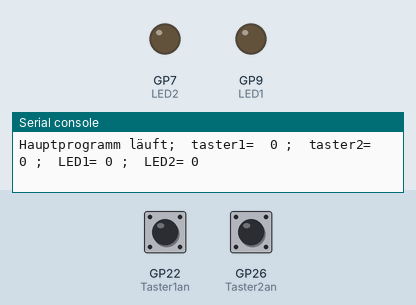
Bench run of a program on a simulated Raspberry Pi Pico running MicroPython. Shown: output pins drawn as LEDs (lit = HIGH), the last lines printed to the serial console. The inputs (shaded band) are chosen by the test bench; at power-on: GP22 (Taster1an) LOW, GP26 (Taster2an) LOW.

Above: at 1.2 s.
1.3 s: GP22 (Taster1an) pulled HIGH for 0.15 s
At 2.4 s:
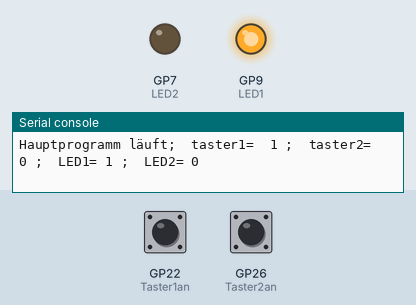
2.9 s: GP26 (Taster2an) pulled HIGH for 0.15 s
At 3.6 s:
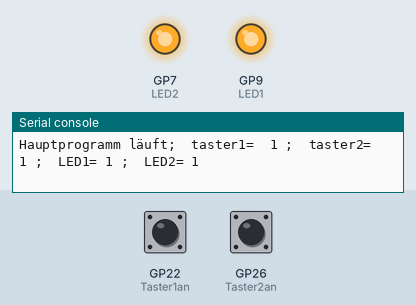
4.5 s: GP22 (Taster1an) pulled HIGH for 1 s
At 6.0 s:
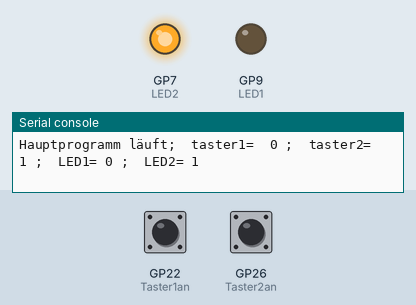
7.0 s: GP22 (Taster1an) pulled HIGH for 3.2 s
At 7.9 s:
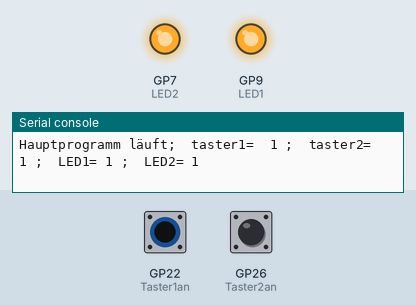
11.7 s: GP26 (Taster2an) pulled HIGH for 1 s
At 12.7 s:
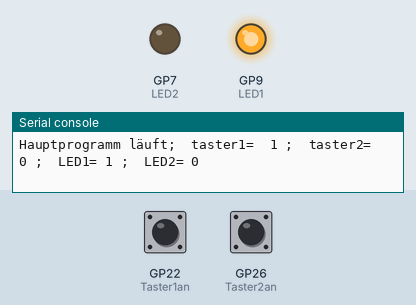
Timing chart, 0 to 14.7 s (numbered marks = the images above; inputs shaded):
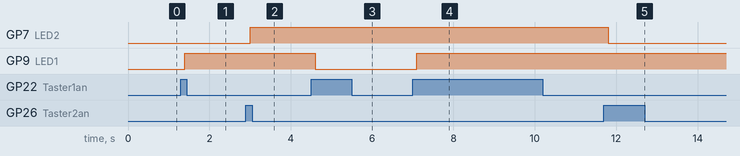

The program:

PB-02-4-10-Interrupt-Demo.py
```python
#==========================================================================
#
# PB-02-4-10-Interrupt-Demo.py
#
# 2 Taster, 2 LEDs, 2 Widerstände
#
#==========================================================================
#
#Ein-/Aus-Schalten von 2 LEDs aufgrund von Interrupts von 2 Tastern.
#
#Zweck: zeigt Komponenten der Interrupt-Steuerung (zur Weiterverwendung)
#
#
#==============================================================================================
#Ein-/Aus-Schalten von 2 LEDs aufgrund von Interrupts von 2 Tastern.
#
#Zweck: zeigt Komponenten der Interrupt-Steuerung (zur Weiterverwendung)
#==============================================================================================
#Importieren der benötigten Bibliotheken
#==============================================================================================
#Modul "machine" zur
#  * GPIO Ausgabe-Steuerung an die LEDs,
#  * GPIO Eingabe-Steuerung durch die Taster,
#  * Konfiguration der Interrupts.

import machine
#Modul "utime" zum Einbau von Verzögerungen.
import utime

#==============================================================================================
#Definieren bzw. Vorbelegen der Default-Werte
#==============================================================================================
#Default-Werte für die Taster-Variablen; "0" bedeutet ausgeschaltet, nicht gedrückt.
#Da diese Variablen zur Wert-Übergabe aus den Interrupt-Unterprogrammen genutzt werden,
#müssen sie in den Interrupt-Unterprogrammen als globale Variablen definiert werden.

taster1=0
taster2=0

#==============================================================================================
#Definieren der zu benutzenden GPIO-Pins
#==============================================================================================
#Objekt-Definition der Klasse "Pin" mit Variablen-Namen (hier "LEDx") zur Bestimmung
#  * welcher GPIO-Pin soll benutzt werden (hier GPIO "15" +"14"), und
#  * wie soll er benutzt werden (hier "Pin.OUT"), also zur Ausgabe (hier an LEDs).
#ALSO hier: LEDs an GP15 und GP14 werden zur Anzeige benutzt werden.

LED1 = machine.Pin(9, machine.Pin.OUT, value=0)
LED2 = machine.Pin(7, machine.Pin.OUT, value=0)

#Objekt-Definition der Klasse "Pin" mit Variablen-Namen (hier "Tasterxan") zur Bestimmung
#  * welcher GPIO-Pin soll benutzt werden (hier GPIO "16" +"17"), und
#  * wie soll er benutzt werden (hier "Pin.IN"), also zur Eingabe (hier durch Taster).
#  * ob "0 Volt" oder "3,3 Volt" am GPIO erwartet werden.
#    (hier: 3,3 Volt), daher hat der leerlaufende Eingang 0 Volt, was "PULL_DOWN" entspricht).
#ALSO hier: Taster an GP16 und GP17 werden zur Eingabe benutzt werden.

Taster1an = machine.Pin(22, machine.Pin.IN, machine.Pin.PULL_DOWN)
Taster2an = machine.Pin(26, machine.Pin.IN, machine.Pin.PULL_DOWN)

#==============================================================================================
#Definieren der zu benutzenden UNTERPROGRAMME
#==============================================================================================
#Definition der (hier 2) Interrupt-Unterprogramme, welche durch  Interrupt aufgerufen werden.
#Der gewählte Name beschreibt, dass das Unterprogramm durch Drücken des Tasters gestartet wird.
#Nach Durchlauf des Unterprogramms springt der Programmlauf wieder zurück an diejenige Stelle
#im Hauptprogramm, an der die Unterbrechung erfolgte und "macht" dort weiter.
#ALSO hier: wenn der Taster gedrückt wird,
#           * wird die Variable "tasterx" von 0 auf 1 bzw. von 1 auf 0 geschaltet, und
#           * wartet das Programm eine Zehntelsekunde zur Vermeidung von Taster-Prellungen.

def tast1prog(p):
    #Variablen (hier "taster1" + "taster2"), die zur Kommunikation mit dem Hauptprogramm genutzt
    #werden, müssen "global" (also in allen Programmteilen gültig und nutzbar) definiert werden.
    global taster1
    if taster1 == 1:
        taster1 = 0
        utime.sleep(0.1)
    elif taster1 == 0:
        taster1 = 1
        utime.sleep(0.1)

def tast2prog(p):
    global taster2
    if taster2 == 1:
        taster2 = 0
        utime.sleep(0.1)
    elif taster2 == 0:
        taster2 = 1
        utime.sleep(0.1)

#==============================================================================================
#Definieren des Interupt-Triggers (= Auslöser)
#==============================================================================================
#"Taster1/2an" sind erwartete GPIO-Eingänge, welche hier
#  * zum Trigger eines Interrupts definiert werden,
#  * einen Anstieg (= steigende Flanke) "RISING" also "0" auf "1" erwarten, und
#  * im Eintritts-Fall die Unterprogramme "tast1/2prog" aufrufen.

Taster1an.irq(trigger = machine.Pin.IRQ_RISING, handler = tast1prog)
Taster2an.irq(trigger = machine.Pin.IRQ_RISING, handler = tast2prog)

#==============================================================================================
# HAUPTPROGRAMM * HAUPTPROGRAMM * HAUPTPROGRAMM * HAUPTPROGRAMM * HAUPTPROGRAMM
#==============================================================================================
#Die Endlos-Schleife schaltet die jewelige LED aufgrind des Wertes der Variablen
#"tasterx" ein und aus.

while True:
    #print("Hauptprogramm läuft", "taster1= ", taster1, "taster2= ",taster2)
    if taster1 == 1:
        LED1.value(1)
    elif taster1 == 0:
        LED1.value(0)
    if taster2 == 1:
        LED2.value(1)
    elif taster2 == 0:
        LED2.value(0)
    print("Hauptprogramm läuft; ", "taster1= ", taster1,";  taster2= ",taster2, ";  LED1=", LED1.value(), ";  LED2=", LED2.value())
    utime.sleep(.1)

#==============================================================================================
# Ende HAUPTPROGRAMM * Ende HAUPTPROGRAMM * Ende HAUPTPROGRAMM * Ende HAUPTPROGRAMM * Ende
#==============================================================================================

"""
Kommentierung des Programmcodes:

    Zeile 1: Es werden die Module "machine" und "utime" importiert.
    Zeile 3-4: Es werden die Variablen "taster1" und "taster2" mit dem
        Wert 0 initialisiert.
    Zeile 6-9: Es werden die Pins für die LEDs und Taster initialisiert.
        Die Pins 15 und 14 werden als Output-Pins für die LEDs verwendet,
        die Pins 16 und 17 als Input-Pins für die Taster mit Pull-Down Widerstand.
    Zeile 11-17: Die beiden Funktionen "tast1prog" und "tast2prog" werden
        definiert. Diese Funktionen setzen die globalen Variablen "taster1" und
        "taster2" auf 1 oder 0, je nachdem ob der dazugehörige Taster gedrückt wurde.
        Zwischen den Zustandsänderungen wird eine Pause von 0.1 Sekunden eingefügt.
    Zeile 19-20: Die Interrupts für die Taster werden aktiviert und den beiden
        Funktionen "tast1prog" und "tast2prog" zugewiesen.
    Zeile 22-30: In der Endlosschleife wird abhängig vom Zustand der beiden
        Taster die entsprechende LED ein- oder ausgeschaltet.

Verbalisierung des Programmcodes:
In diesem Programm wird eine Schaltung mit zwei Tastern und zwei LEDs gesteuert.
Dazu werden die Module "machine" und "utime" importiert. Die beiden Taster
werden an den Pins 16 und 17 angeschlossen und mit Pull-Down Widerständen
versehen. Die LEDs sind an den Pins 15 und 14 angeschlossen und werden als
Output-Pins definiert. Wenn einer der Taster gedrückt wird, wird der
dazugehörige Interrupt ausgelöst und die zugehörige Funktion ausgeführt.
Diese setzt die globale Variable des zugehörigen Tasters auf 1 oder 0,
je nachdem ob der Taster gedrückt oder losgelassen wird. In der Endlosschleife
wird dann abhängig vom Zustand der beiden Taster die entsprechende LED ein-
oder ausgeschaltet.
"""
```

Measured:
- after the input at 1.3 s, GP9 (LED1): LOW → HIGH after 0.10 s
- after the input at 2.9 s, GP7 (LED2): LOW → HIGH after 0.10 s
- after the input at 4.5 s, GP9 (LED1): HIGH → LOW after 0.10 s
- after the input at 7.0 s, GP9 (LED1): LOW → HIGH after 0.10 s
- after the input at 11.7 s, GP7 (LED2): HIGH → LOW after 0.10 s
